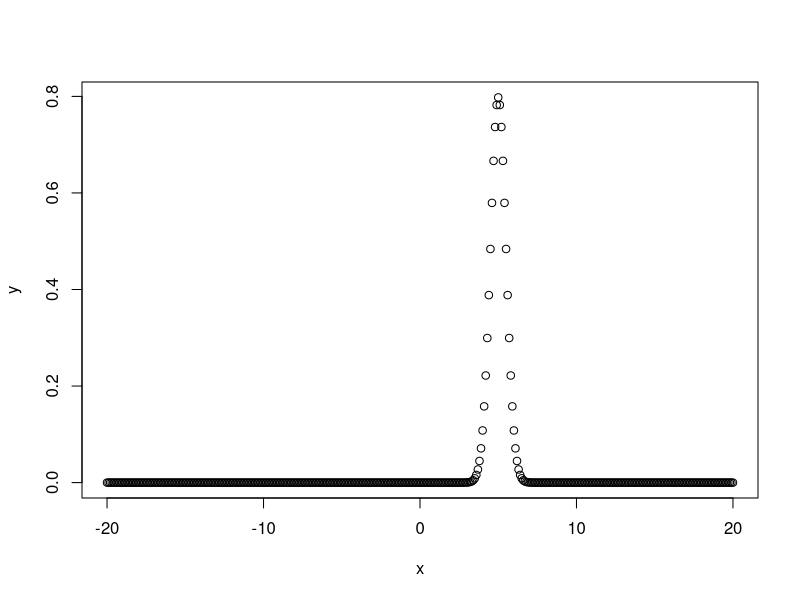
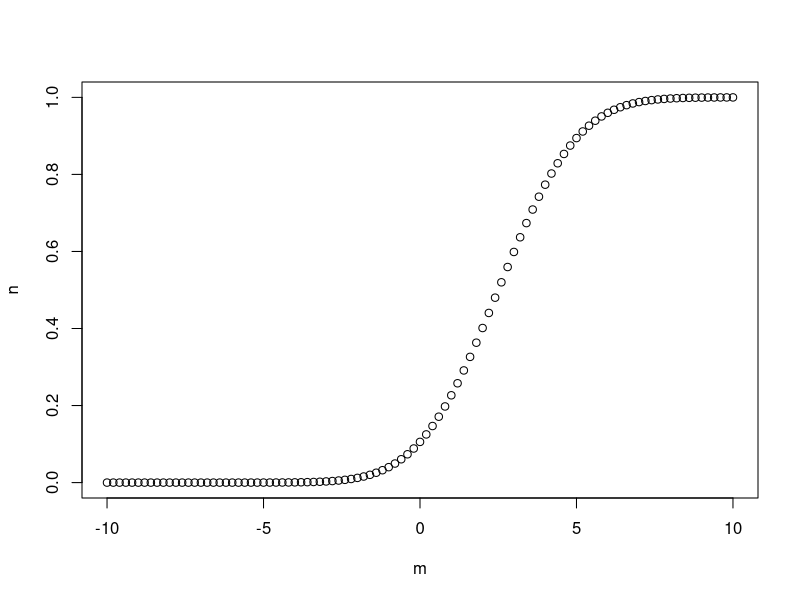
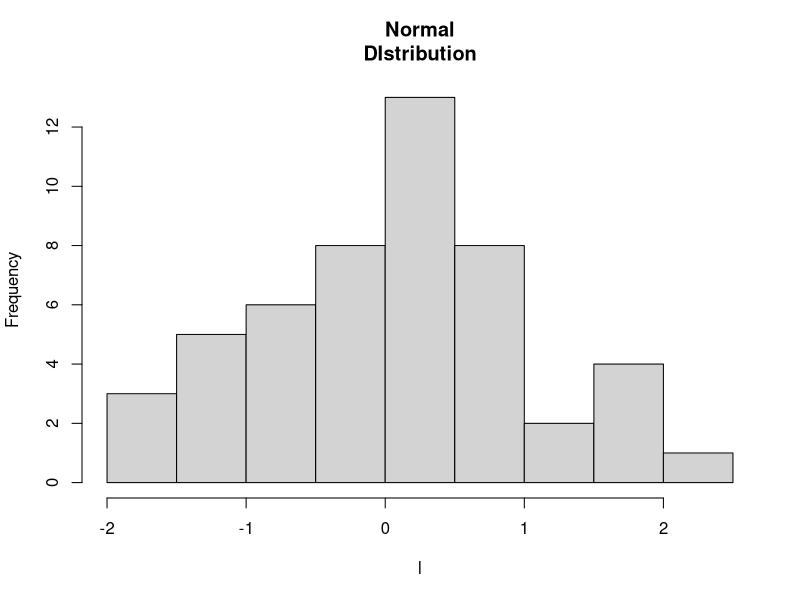

Write the R code that produced these figures, in order.
numbers_list <- list(
  c(1,2,3,4,5),
  c(10,20,30,40),
  c(100,200,250,300)
)
numbers_list
#solution 1
for (vector in numbers_list){
  res <- mean(vector)
  print(res)
}

#solution 2
lapply(numbers_list, function(x) mean(x))
lapply(numbers_list, mean)

#solution 3
mean(numbers_list[[1]]) #one way

nums <- numbers_list[[1]] #second way
mean(nums)
#very basic one, we can use 1:length(numbers_list)
for (index in 1:3){
  num_vec <- numbers_list [[index]]
  calc <- mean(num_vec)
  print(calc)
}




### the average of a vector is calculated with the function: mean(x)
### use the list: numbers_list
### and calculate the average of each of the three vectors by using 3 methods
### a for loop using an index instead of a variable assignment
### a for loop using a variable assignment
### an l-apply function

numbers_list <- list(
  c(1,2,3,4,5),
  c(10,20,30,40),
  c(100,200,250,300)
)
numbers_list



avg1 = unlist(
  lapply(numbers_list , mean)
)
avg1

avg2 = lapply(numbers_list , function(x) mean(x))
avg2

### a for loop using an index instead of a variable assignment
numbers_list <- list(
  c(1,2,3,4,5),
  c(10,20,30,40),
  c(100,200,250,300)
)
numbers_list

num_elements = length(numbers_list)
for (index in 1:num_elements){ #number of vectors in the list
  val = mean(numbers_list[[index]])
  print (val)
}

res2 = mean(numbers_list[[2]])
res2


### a for loop using a variable assignment


for (index in numbers_list){
result = mean(index)
print(result)
}

#define a function

phrase = function(first_name , last_name){
  write = paste0(first_name," ",last_name)
  return(write) #always remember to return the variable we are performing the function on
}

phrase("sara","altamam")


answer = function(x){
  asdf = sqrt(x)
  return(asdf)
}
answer(100)

cock = function(m,n){
  diff = m - n
  return(diff)
}
cock(9,90)
cock(m = 90, n = 9)




x <- seq(-20, 20, by = .1) # by means increment of the sequence
y <- dnorm(x, mean = 5, sd = 0.5)
plot(x,y)



m <- seq(-10,10,by = .2)
n <- pnorm(m, mean = 2.5, sd = 2)
plot(m,n)


l <- rnorm(50)
hist(l, main = "Normal
DIstribution")
